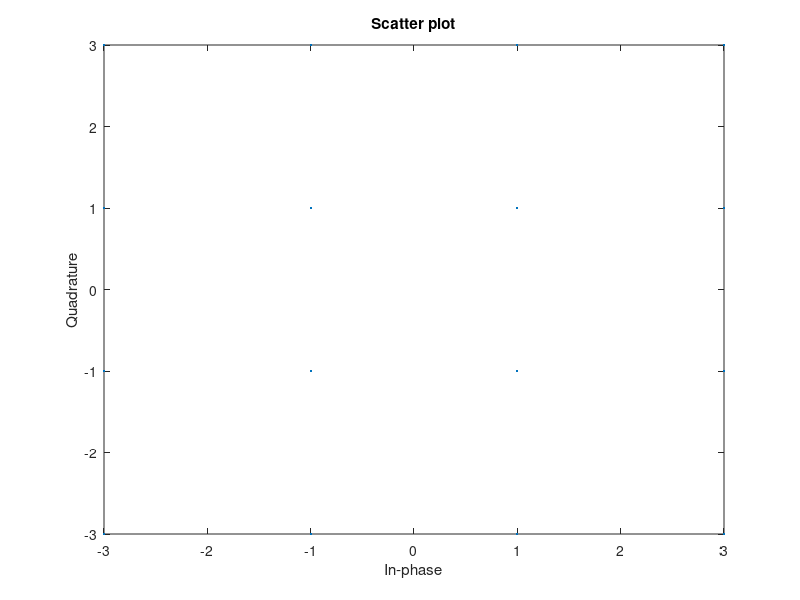
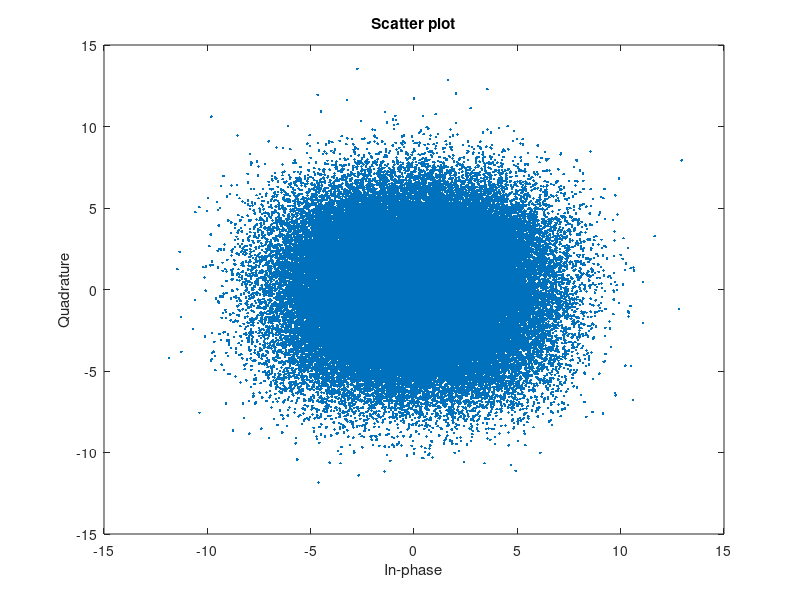

Reproduce these figures in MATLAB, in order. (Note: this script raises an error after producing the figures.)
% 16-QAM in Gray Code Adapted from Javi's Example SNR code?

SNR_vector = 0:2:20;
BER = zeros(length(SNR_vector),1);

for snri = 1:length(SNR_vector)
    % SNR in decibels
    SNR = SNR_vector(snri); 
    
    % Step 1: Create the transmitted signal  
    %N: number of bits per message
    N = 16*10^4;  
    %txtbits: input bitstream
    txtbits = randi([0 1],1,2*N);
    %alphabet: 16-QAM magnitude mappings
    alphabet = [-3 -1 1 3];
    %creating mappings, uses the fact that:
    % 0,0 = xor(0,floor(0),xor(0,floor(0) = 0,0
    % 0,1 = xor(0,floor(0),xor(1,floor(0) = 0,1
    % 1,0 = xor(1,floor(0),xor(0,floor(1) = 1,1
    % 1,1 = xor(1,floor(0),xor(1,floor(1) = 1,0
    %seperates txtbits into pairs of 2
    bitpairs = reshape(txtbits',2,[])';
    %bitpairs = padarray(bitpairs,[0 2],0,'pre');
    %real pairs are bit 1,0 of 4 bit sequence e.g. odd rows
    
    %NEED TO FIGURE OUT CHAR VECTOR OR MAKE CUSTOM BIN2DEC FUNCTION
    
    real_pairs = bi2de(bitpairs(1:2:end,:));
    real_pairs_gray = bitxor(real_pairs,floor(real_pairs/2));
    %imaginary pairs are bit 3,2 of 4 bit sequence e.g. even rows
    imag_pairs = bi2de(bitpairs(2:2:end,:));
    imag_pairs_gray = bitxor(imag_pairs,floor(imag_pairs/2));
    %mapping gray symbols
    mod_real = alphabet(real_pairs_gray + 1);
    mod_imag = alphabet(imag_pairs_gray + 1);
    %adding real and imaginary parts to create the mapped message
    message = mod_real + 1i*mod_imag;
    %make a scatterplot of message
    scatterplot(message)
    close all;
    
    % Step 2: Define energy of transmitted signal
    Energy_x = mean(abs(message).^2);
    
    % Step 3: Define noise variance using SNR
    
    
    % Step 4: Create noise signal and add it to received signal
    
    snr = 10^(SNR/10);
    
    noise_var = Energy_x/snr;   % snr = Energy_x/noise_var
    % noise = sqrt(noise_var/2)*randn(N,1);
    % noise = noise - 1i*0.9*noise;
    noise = sqrt(noise_var/2)*(randn(N/2,1) + 1i*randn(N/2,1));
    noise_var_check = mean(abs(noise).^2);
    
    m = message(:);
    
    y = m + noise;
    
    SNR_check = 10*log10(Energy_x/noise_var_check);
    
    scatterplot(y)
    close all;
    
    %TODO Demodulate
    
    
    % Bit Error Rate
    
    % Step 5: Convert received signal to bits
    
    x_quant = 1/sqrt(2)*(sign(real(y)) + 1i*sign(imag(y)));
    
    error_symbols = mean(abs(x_quant - m).^2);
    
    x_quant_uunormalized = sqrt(2)*x_quant;
    txbits_I = 1/2*(real(x_quant_uunormalized)+1);
    txbits_Q = 1/2*(imag(x_quant_uunormalized)+1);
    rec_bits(1:2:2*N) = txbits_I;
    rec_bits(2:2:2*N) = txbits_Q;
    
    [err,ber] = biterr(rec_bits,txbits);
    BER(snri) = ber;
end
figure, semilogy(SNR_vector.',BER)
xlabel('SNR (dB)')
ylabel('BER')
